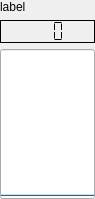
<?xml version="1.0" encoding="UTF-8"?>
<ui version="4.0">
 <class>Indicator</class>
 <widget class="QWidget" name="Indicator">
  <property name="geometry">
   <rect>
    <x>0</x>
    <y>0</y>
    <width>95</width>
    <height>199</height>
   </rect>
  </property>
  <property name="windowTitle">
   <string>Form</string>
  </property>
  <layout class="QVBoxLayout" name="verticalLayout">
   <property name="margin">
    <number>0</number>
   </property>
   <item>
    <widget class="QLabel" name="label">
     <property name="text">
      <string>label</string>
     </property>
    </widget>
   </item>
   <item>
    <widget class="QLCDNumber" name="lcd">
     <property name="frameShape">
      <enum>QFrame::Box</enum>
     </property>
     <property name="frameShadow">
      <enum>QFrame::Plain</enum>
     </property>
     <property name="smallDecimalPoint">
      <bool>true</bool>
     </property>
     <property name="numDigits">
      <number>3</number>
     </property>
     <property name="segmentStyle">
      <enum>QLCDNumber::Flat</enum>
     </property>
    </widget>
   </item>
   <item>
    <widget class="QProgressBar" name="bar">
     <property name="sizePolicy">
      <sizepolicy hsizetype="Expanding" vsizetype="Expanding">
       <horstretch>0</horstretch>
       <verstretch>0</verstretch>
      </sizepolicy>
     </property>
     <property name="minimum">
      <number>200</number>
     </property>
     <property name="maximum">
      <number>1023</number>
     </property>
     <property name="value">
      <number>199</number>
     </property>
     <property name="textVisible">
      <bool>false</bool>
     </property>
     <property name="orientation">
      <enum>Qt::Vertical</enum>
     </property>
     <property name="invertedAppearance">
      <bool>false</bool>
     </property>
    </widget>
   </item>
  </layout>
 </widget>
 <resources/>
 <connections/>
</ui>
